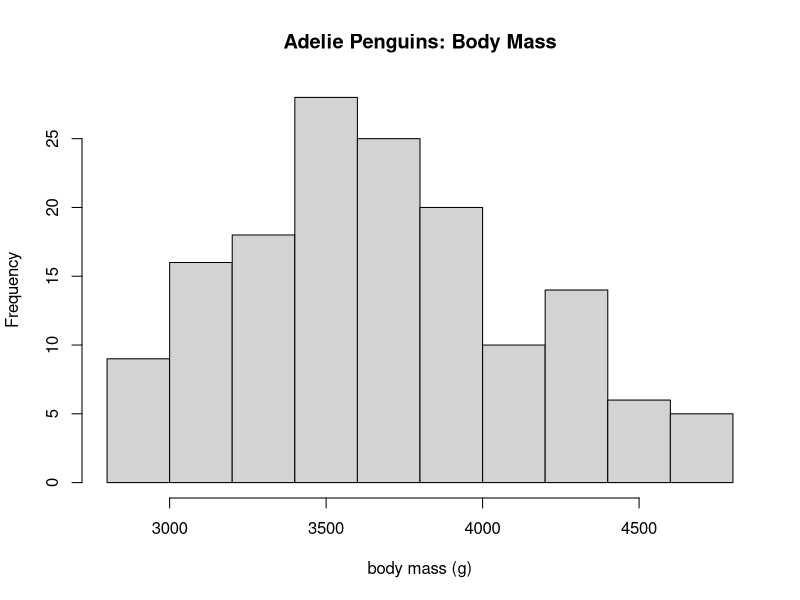
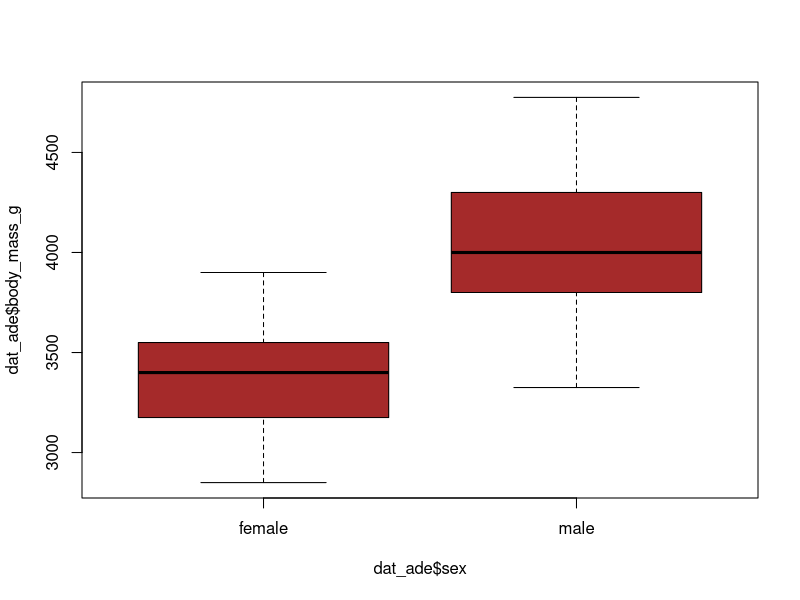

These figures' R source, in order:
## ---- chunk 1
require(palmerpenguins)

dat_ade = droplevels(subset(penguins, species == "Adelie"))


hist(dat_ade$body_mass_g, main = "Adelie Penguins: Body Mass", xlab = "body mass (g)")

#Question 1
boxplot(dat_ade$body_mass_g ~ dat_ade$sex, col =  "brown")

#Question 2

 female_adelie = droplevels(subset(dat_ade, sex == "female"))
 
 female_adelie
 
t.test(female_adelie$body_mass_g, alternative = "greater" )

#Question 3

male_adelie = droplevels(subset(dat_ade, sex == "male"))
 
male_adelie
 
t.test(male_adelie$body_mass_g, mu = 4000 ,alternative = "greater" )

#Question 6
#two sample t test sample
t.test(body_mass_g ~ sex, data = dat_ade)

